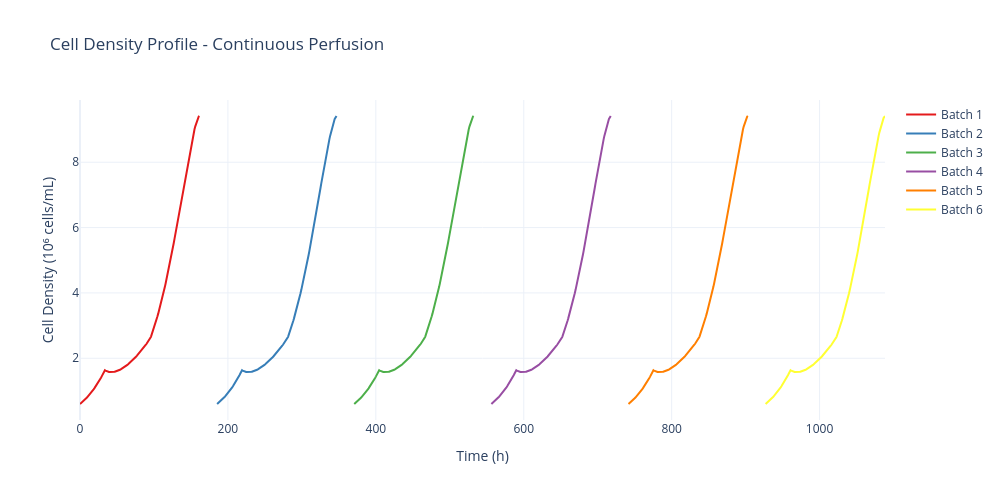
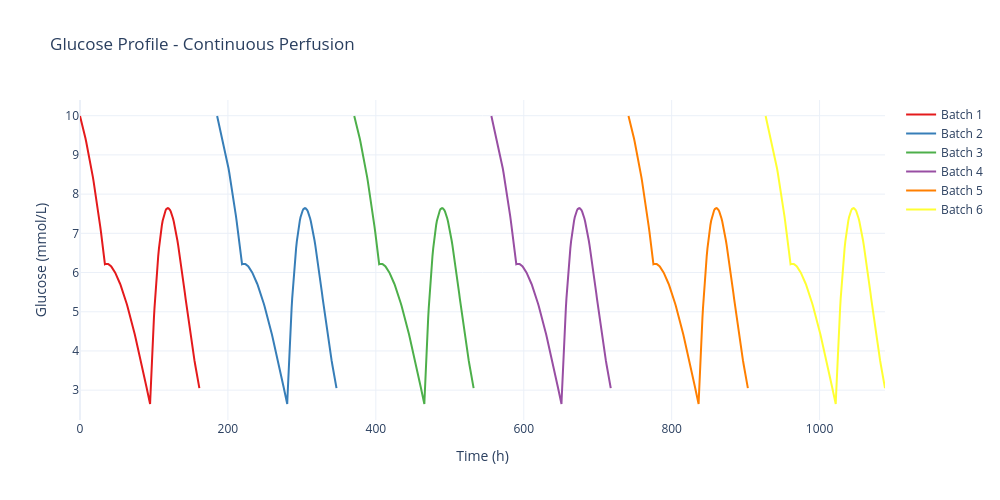
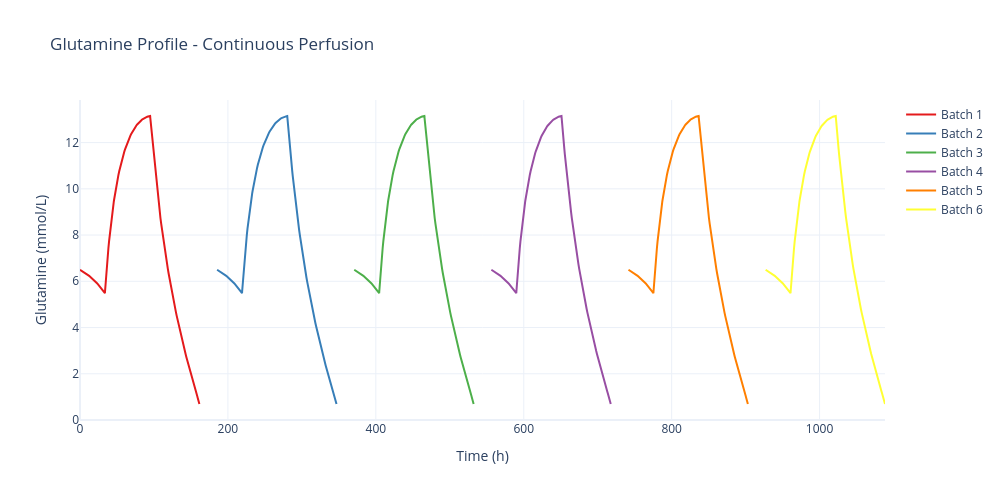
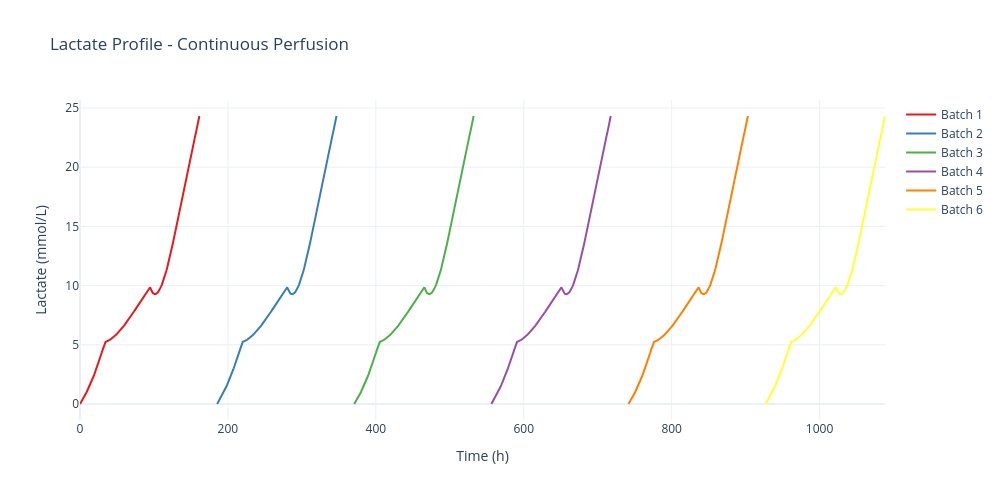

Notebook source saved alongside these figures, in order:
### Code cell
fig_list = baseline_sim.data.plot_profiles()
for fig in fig_list:
    fig.show()

### Figure 1 — Plotly figure (JSON) as saved in the notebook; plotly's stock layout.template omitted (floating-point values rounded to 4 significant figures; data arrays with more than 128 entries replaced by an {"elided": "..."} marker saying what was removed)
{"data": [{"hovertemplate": "Time: %{x:.1f} h<br>Cell Density (10⁶ cells/mL): %{y:.2f}<extra></extra>", "line": {"color": "rgb(228,26,28)", "width": 2}, "mode": "lines", "name": "Batch 1", "type": "scatter", "x": {"elided": "259 float values"}, "y": {"elided": "259 float values"}}, {"hovertemplate": "Time: %{x:.1f} h<br>Cell Density (10⁶ cells/mL): %{y:.2f}<extra></extra>", "line": {"color": "rgb(55,126,184)", "width": 2}, "mode": "lines", "name": "Batch 2", "type": "scatter", "x": {"elided": "259 float values"}, "y": {"elided": "259 float values"}}, {"hovertemplate": "Time: %{x:.1f} h<br>Cell Density (10⁶ cells/mL): %{y:.2f}<extra></extra>", "line": {"color": "rgb(77,175,74)", "width": 2}, "mode": "lines", "name": "Batch 3", "type": "scatter", "x": {"elided": "259 float values"}, "y": {"elided": "259 float values"}}, {"hovertemplate": "Time: %{x:.1f} h<br>Cell Density (10⁶ cells/mL): %{y:.2f}<extra></extra>", "line": {"color": "rgb(152,78,163)", "width": 2}, "mode": "lines", "name": "Batch 4", "type": "scatter", "x": {"elided": "259 float values"}, "y": {"elided": "259 float values"}}, {"hovertemplate": "Time: %{x:.1f} h<br>Cell Density (10⁶ cells/mL): %{y:.2f}<extra></extra>", "line": {"color": "rgb(255,127,0)", "width": 2}, "mode": "lines", "name": "Batch 5", "type": "scatter", "x": {"elided": "259 float values"}, "y": {"elided": "259 float values"}}, {"hovertemplate": "Time: %{x:.1f} h<br>Cell Density (10⁶ cells/mL): %{y:.2f}<extra></extra>", "line": {"color": "rgb(255,255,51)", "width": 2}, "mode": "lines", "name": "Batch 6", "type": "scatter", "x": {"elided": "259 float values"}, "y": {"elided": "259 float values"}}], "layout": {"font": {"size": 12}, "height": 500, "hovermode": "x unified", "title": {"text": "Cell Density Profile - Continuous Perfusion"}, "width": 1000, "xaxis": {"title": {"text": "Time (h)"}}, "yaxis": {"title": {"text": "Cell Density (10⁶ cells/mL)"}}}}

### Figure 2 — Plotly figure (JSON) as saved in the notebook; plotly's stock layout.template omitted (floating-point values rounded to 4 significant figures; data arrays with more than 128 entries replaced by an {"elided": "..."} marker saying what was removed)
{"data": [{"hovertemplate": "Time: %{x:.1f} h<br>Glucose (mmol/L): %{y:.2f}<extra></extra>", "line": {"color": "rgb(228,26,28)", "width": 2}, "mode": "lines", "name": "Batch 1", "type": "scatter", "x": {"elided": "259 float values"}, "y": {"elided": "259 float values"}}, {"hovertemplate": "Time: %{x:.1f} h<br>Glucose (mmol/L): %{y:.2f}<extra></extra>", "line": {"color": "rgb(55,126,184)", "width": 2}, "mode": "lines", "name": "Batch 2", "type": "scatter", "x": {"elided": "259 float values"}, "y": {"elided": "259 float values"}}, {"hovertemplate": "Time: %{x:.1f} h<br>Glucose (mmol/L): %{y:.2f}<extra></extra>", "line": {"color": "rgb(77,175,74)", "width": 2}, "mode": "lines", "name": "Batch 3", "type": "scatter", "x": {"elided": "259 float values"}, "y": {"elided": "259 float values"}}, {"hovertemplate": "Time: %{x:.1f} h<br>Glucose (mmol/L): %{y:.2f}<extra></extra>", "line": {"color": "rgb(152,78,163)", "width": 2}, "mode": "lines", "name": "Batch 4", "type": "scatter", "x": {"elided": "259 float values"}, "y": {"elided": "259 float values"}}, {"hovertemplate": "Time: %{x:.1f} h<br>Glucose (mmol/L): %{y:.2f}<extra></extra>", "line": {"color": "rgb(255,127,0)", "width": 2}, "mode": "lines", "name": "Batch 5", "type": "scatter", "x": {"elided": "259 float values"}, "y": {"elided": "259 float values"}}, {"hovertemplate": "Time: %{x:.1f} h<br>Glucose (mmol/L): %{y:.2f}<extra></extra>", "line": {"color": "rgb(255,255,51)", "width": 2}, "mode": "lines", "name": "Batch 6", "type": "scatter", "x": {"elided": "259 float values"}, "y": {"elided": "259 float values"}}], "layout": {"font": {"size": 12}, "height": 500, "hovermode": "x unified", "title": {"text": "Glucose Profile - Continuous Perfusion"}, "width": 1000, "xaxis": {"title": {"text": "Time (h)"}}, "yaxis": {"title": {"text": "Glucose (mmol/L)"}}}}

### Figure 3 — Plotly figure (JSON) as saved in the notebook; plotly's stock layout.template omitted (floating-point values rounded to 4 significant figures; data arrays with more than 128 entries replaced by an {"elided": "..."} marker saying what was removed)
{"data": [{"hovertemplate": "Time: %{x:.1f} h<br>Glutamine (mmol/L): %{y:.2f}<extra></extra>", "line": {"color": "rgb(228,26,28)", "width": 2}, "mode": "lines", "name": "Batch 1", "type": "scatter", "x": {"elided": "259 float values"}, "y": {"elided": "259 float values"}}, {"hovertemplate": "Time: %{x:.1f} h<br>Glutamine (mmol/L): %{y:.2f}<extra></extra>", "line": {"color": "rgb(55,126,184)", "width": 2}, "mode": "lines", "name": "Batch 2", "type": "scatter", "x": {"elided": "259 float values"}, "y": {"elided": "259 float values"}}, {"hovertemplate": "Time: %{x:.1f} h<br>Glutamine (mmol/L): %{y:.2f}<extra></extra>", "line": {"color": "rgb(77,175,74)", "width": 2}, "mode": "lines", "name": "Batch 3", "type": "scatter", "x": {"elided": "259 float values"}, "y": {"elided": "259 float values"}}, {"hovertemplate": "Time: %{x:.1f} h<br>Glutamine (mmol/L): %{y:.2f}<extra></extra>", "line": {"color": "rgb(152,78,163)", "width": 2}, "mode": "lines", "name": "Batch 4", "type": "scatter", "x": {"elided": "259 float values"}, "y": {"elided": "259 float values"}}, {"hovertemplate": "Time: %{x:.1f} h<br>Glutamine (mmol/L): %{y:.2f}<extra></extra>", "line": {"color": "rgb(255,127,0)", "width": 2}, "mode": "lines", "name": "Batch 5", "type": "scatter", "x": {"elided": "259 float values"}, "y": {"elided": "259 float values"}}, {"hovertemplate": "Time: %{x:.1f} h<br>Glutamine (mmol/L): %{y:.2f}<extra></extra>", "line": {"color": "rgb(255,255,51)", "width": 2}, "mode": "lines", "name": "Batch 6", "type": "scatter", "x": {"elided": "259 float values"}, "y": {"elided": "259 float values"}}], "layout": {"font": {"size": 12}, "height": 500, "hovermode": "x unified", "title": {"text": "Glutamine Profile - Continuous Perfusion"}, "width": 1000, "xaxis": {"title": {"text": "Time (h)"}}, "yaxis": {"title": {"text": "Glutamine (mmol/L)"}}}}

### Figure 4 — Plotly figure (JSON) as saved in the notebook; plotly's stock layout.template omitted (floating-point values rounded to 4 significant figures; data arrays with more than 128 entries replaced by an {"elided": "..."} marker saying what was removed)
{"data": [{"hovertemplate": "Time: %{x:.1f} h<br>Lactate (mmol/L): %{y:.2f}<extra></extra>", "line": {"color": "rgb(228,26,28)", "width": 2}, "mode": "lines", "name": "Batch 1", "type": "scatter", "x": {"elided": "259 float values"}, "y": {"elided": "259 float values"}}, {"hovertemplate": "Time: %{x:.1f} h<br>Lactate (mmol/L): %{y:.2f}<extra></extra>", "line": {"color": "rgb(55,126,184)", "width": 2}, "mode": "lines", "name": "Batch 2", "type": "scatter", "x": {"elided": "259 float values"}, "y": {"elided": "259 float values"}}, {"hovertemplate": "Time: %{x:.1f} h<br>Lactate (mmol/L): %{y:.2f}<extra></extra>", "line": {"color": "rgb(77,175,74)", "width": 2}, "mode": "lines", "name": "Batch 3", "type": "scatter", "x": {"elided": "259 float values"}, "y": {"elided": "259 float values"}}, {"hovertemplate": "Time: %{x:.1f} h<br>Lactate (mmol/L): %{y:.2f}<extra></extra>", "line": {"color": "rgb(152,78,163)", "width": 2}, "mode": "lines", "name": "Batch 4", "type": "scatter", "x": {"elided": "259 float values"}, "y": {"elided": "259 float values"}}, {"hovertemplate": "Time: %{x:.1f} h<br>Lactate (mmol/L): %{y:.2f}<extra></extra>", "line": {"color": "rgb(255,127,0)", "width": 2}, "mode": "lines", "name": "Batch 5", "type": "scatter", "x": {"elided": "259 float values"}, "y": {"elided": "259 float values"}}, {"hovertemplate": "Time: %{x:.1f} h<br>Lactate (mmol/L): %{y:.2f}<extra></extra>", "line": {"color": "rgb(255,255,51)", "width": 2}, "mode": "lines", "name": "Batch 6", "type": "scatter", "x": {"elided": "259 float values"}, "y": {"elided": "259 float values"}}], "layout": {"font": {"size": 12}, "height": 500, "hovermode": "x unified", "title": {"text": "Lactate Profile - Continuous Perfusion"}, "width": 1000, "xaxis": {"title": {"text": "Time (h)"}}, "yaxis": {"title": {"text": "Lactate (mmol/L)"}}}}
